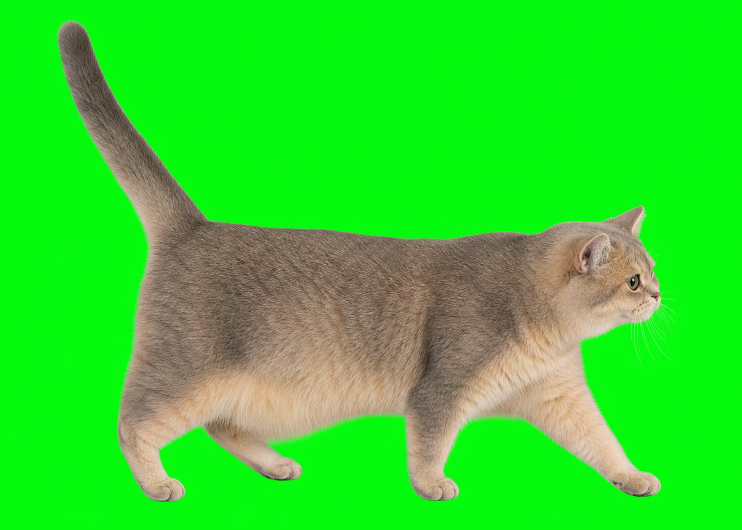
#> input picture xiaohou/generated_sources/rotoscope/appearance_master.png, 1484 x 1060 px (shown at 1/2 size)
$ python render_xiaohou_rotoscope.py
#> lines starting #> are read from the running program, lines starting #| are printed output that depends on the picture; after the words box and inside, x2 and y2 are one past the last pixel; in counts of white or black regions, pixels touching at a corner belong together
#!/usr/bin/env python3
from __future__ import annotations

import argparse
import shutil
from pathlib import Path

from PIL import Image, ImageChops, ImageEnhance, ImageFilter, ImageOps


ROOT = Path(__file__).resolve().parents[1]
DEFAULT_REFERENCE = ROOT / "xiaohou" / "example" / "IMG_5056.GIF"
DEFAULT_MASTER = ROOT / "xiaohou" / "generated_sources" / "rotoscope" / "appearance_master.png"
DEFAULT_OUTPUT = ROOT / "xiaohou" / "generated_sources" / "rotoscope" / "rendered"
OUTPUT_SIZE = (256, 192)
INSTALL_DIRS = (
    ROOT / "xiaohou" / "cat_pack" / "xiaohou" / "animations" / "walk",
    ROOT / "DockCatApp" / "DockCat" / "Resources" / "DefaultCat" / "animations" / "walk-xiaohou",
)


def sample_reference_indices(source_count: int, output_count: int) -> list[int]:
    if source_count < output_count:
        raise ValueError("reference must contain at least as many frames as the output")
    if output_count < 2:
        raise ValueError("output must contain at least two frames")
    return [round(index * (source_count - 1) / (output_count - 1)) for index in range(output_count)]


def _reference_alpha(frame: Image.Image) -> Image.Image:
    rgb = frame.convert("RGB")
    background = rgb.getpixel((0, 0))
    red, green, blue = rgb.split()
    background_red = Image.new("L", rgb.size, background[0])
    background_green = Image.new("L", rgb.size, background[1])
    background_blue = Image.new("L", rgb.size, background[2])
    delta = ImageChops.lighter(
        ImageChops.difference(red, background_red),
        ImageChops.lighter(
            ImageChops.difference(green, background_green),
            ImageChops.difference(blue, background_blue),
        ),
    )
    return delta.point(lambda value: max(0, min(255, round((value - 8) * 255 / 45))))


def reference_subject_mask(frame: Image.Image) -> Image.Image:
    return _reference_alpha(frame).point(lambda value: 255 if value >= 96 else 0)


def _fit_to_canvas(
    image: Image.Image,
    size: tuple[int, int],
    resample: Image.Resampling,
) -> Image.Image:
    scale = min(size[0] / image.width, size[1] / image.height)
    resized = image.resize(
        (max(1, round(image.width * scale)), max(1, round(image.height * scale))),
        resample,
    )
    fill = 0 if image.mode == "L" else (0, 0, 0, 0)
    canvas = Image.new(image.mode, size, fill)
    canvas.paste(resized, ((size[0] - resized.width) // 2, (size[1] - resized.height) // 2))
    return canvas


def fit_mask_to_canvas(mask: Image.Image, size: tuple[int, int]) -> Image.Image:
    fitted = _fit_to_canvas(mask.convert("L"), size, Image.Resampling.NEAREST)
    return fitted.point(lambda value: 255 if value >= 96 else 0)


def _reference_body_mask(frame: Image.Image, subject_alpha: Image.Image) -> Image.Image:
    rgb = frame.convert("RGB")
    red, green, _ = rgb.split()
    red_gate = red.point(lambda value: 255 if value >= 140 else 0)
    green_gate = green.point(lambda value: 255 if value >= 150 else 0)
    return ImageChops.darker(subject_alpha, ImageChops.darker(red_gate, green_gate))


def _key_master(master: Image.Image) -> Image.Image:
    rgba = master.convert("RGBA")
    red, green, blue, source_alpha = rgba.split()
    dominance = ImageChops.subtract(green, ImageChops.lighter(red, blue))
    keyed_alpha = dominance.point(
        lambda value: 0 if value >= 70 else (255 if value <= 18 else round((70 - value) * 255 / 52))
    )
    rgba.putalpha(ImageChops.darker(source_alpha, keyed_alpha))

    pixels = rgba.load()
    for y in range(rgba.height):
        for x in range(rgba.width):
            red_value, green_value, blue_value, alpha_value = pixels[x, y]
            if alpha_value and green_value > max(red_value, blue_value):
                pixels[x, y] = (red_value, max(red_value, blue_value), blue_value, alpha_value)
    return rgba.crop(rgba.getchannel("A").getbbox())


def _coat_field(master: Image.Image, size: tuple[int, int]) -> Image.Image:
    width, height = master.size
    torso = master.crop(
        (round(width * 0.22), round(height * 0.43), round(width * 0.64), round(height * 0.72))
    ).convert("RGB")
    field = ImageOps.fit(torso, size, method=Image.Resampling.LANCZOS)
    field = ImageEnhance.Color(field).enhance(0.82)

    golden = Image.new("RGBA", size, (211, 178, 128, 0))
    golden_alpha = Image.new("L", size)
    golden_pixels = golden_alpha.load()
    for y in range(size[1]):
        normalized_y = y / max(1, size[1] - 1)
        amount = max(0.0, min(1.0, (normalized_y - 0.42) / 0.48))
        for x in range(size[0]):
            normalized_x = x / max(1, size[0] - 1)
            face_warmth = max(0.0, min(1.0, (normalized_x - 0.70) / 0.25))
            golden_pixels[x, y] = round(72 * max(amount, face_warmth * 0.65))
    golden.putalpha(golden_alpha)
    return Image.alpha_composite(field.convert("RGBA"), golden)


def _despill(image: Image.Image) -> Image.Image:
    result = image.convert("RGBA")
    pixels = result.load()
    for y in range(result.height):
        for x in range(result.width):
            red, green, blue, alpha = pixels[x, y]
            if alpha and green > max(red, blue) + 8:
                pixels[x, y] = (red, max(red, blue) + 8, blue, alpha)
    return result


def render_frame(reference_frame: Image.Image, keyed_master: Image.Image) -> Image.Image:
    subject_alpha = _reference_alpha(reference_frame)
    subject_box = reference_subject_mask(reference_frame).getbbox()
    if subject_box is None:
        raise ValueError("reference frame has no subject")

    x0, y0, x1, y1 = subject_box
    mapped_master = keyed_master.resize((x1 - x0, y1 - y0), Image.Resampling.LANCZOS)
    mapped_layer = Image.new("RGBA", reference_frame.size, (0, 0, 0, 0))
    mapped_layer.alpha_composite(mapped_master, (x0, y0))

    field = _coat_field(keyed_master, reference_frame.size)
    canvas = Image.new("RGBA", reference_frame.size, (0, 0, 0, 0))
    canvas.paste(field, (0, 0), subject_alpha)

    body_mask = _reference_body_mask(reference_frame, subject_alpha)
    body_mask = ImageChops.darker(body_mask.filter(ImageFilter.GaussianBlur(5)), subject_alpha)
    body_alpha = ImageChops.darker(mapped_layer.getchannel("A"), body_mask)
    mapped_layer.putalpha(body_alpha)
    canvas = Image.alpha_composite(canvas, mapped_layer)

    far_limb_mask = ImageChops.subtract(subject_alpha, body_mask).filter(ImageFilter.GaussianBlur(1))
    depth = Image.new("RGBA", reference_frame.size, (67, 60, 52, 0))
    depth.putalpha(far_limb_mask.point(lambda value: round(value * 0.10)))
    canvas = Image.alpha_composite(canvas, depth)
    canvas.putalpha(subject_alpha)
    return _despill(canvas)


def render_sequence(
    reference_path: Path,
    master_path: Path,
    frame_count: int = 24,
    output_size: tuple[int, int] = OUTPUT_SIZE,
) -> tuple[list[Image.Image], list[int]]:
    keyed_master = _key_master(Image.open(master_path))
    frames: list[Image.Image] = []
    with Image.open(reference_path) as reference:
        source_indices = sample_reference_indices(reference.n_frames, frame_count)
        for source_index in source_indices:
            reference.seek(source_index)
            reference_frame = reference.convert("RGB")
            rendered = render_frame(reference_frame, keyed_master)
            fitted = _fit_to_canvas(rendered, output_size, Image.Resampling.LANCZOS)
            fitted.putalpha(fit_mask_to_canvas(reference_subject_mask(reference_frame), output_size))
            frames.append(fitted)
    return frames, source_indices


def save_frames(frames: list[Image.Image], output_dir: Path) -> None:
    output_dir.mkdir(parents=True, exist_ok=True)
    for old_frame in output_dir.glob("walk_*.png"):
        old_frame.unlink()
    for index, frame in enumerate(frames, start=1):
        frame.save(output_dir / f"walk_{index:02d}.png", optimize=True)


def save_preview(frames: list[Image.Image], output_path: Path) -> None:
    paletted = []
    for frame in frames:
        converted = frame.convert("P", palette=Image.Palette.ADAPTIVE, colors=255)
        transparent = frame.getchannel("A").point(lambda value: 255 if value < 96 else 0)
        converted.paste(255, transparent)
        converted.info["transparency"] = 255
        paletted.append(converted)
    paletted[0].save(
        output_path,
        save_all=True,
        append_images=paletted[1:],
        duration=42,
        loop=0,
        disposal=2,
        transparency=255,
    )


def install_frames(output_dir: Path) -> None:
    names = [f"walk_{index:02d}.png" for index in range(1, 25)]
    for destination in INSTALL_DIRS:
        destination.mkdir(parents=True, exist_ok=True)
        for old_frame in destination.glob("walk_*.png"):
            old_frame.unlink()
        for name in names:
            shutil.copy2(output_dir / name, destination / name)


def main() -> None:
    parser = argparse.ArgumentParser(description="Render Xiaohou using the supplied reference gait")
    parser.add_argument("--reference", type=Path, default=DEFAULT_REFERENCE)
    parser.add_argument("--master", type=Path, default=DEFAULT_MASTER)
    parser.add_argument("--output", type=Path, default=DEFAULT_OUTPUT)
    parser.add_argument("--install", action="store_true")
    args = parser.parse_args()

    frames, _ = render_sequence(args.reference, args.master)
#> in _key_master, `red, green, blue, source_alpha = rgba.split()`: source_alpha: PIL image 1484x1060 L; every value is 255
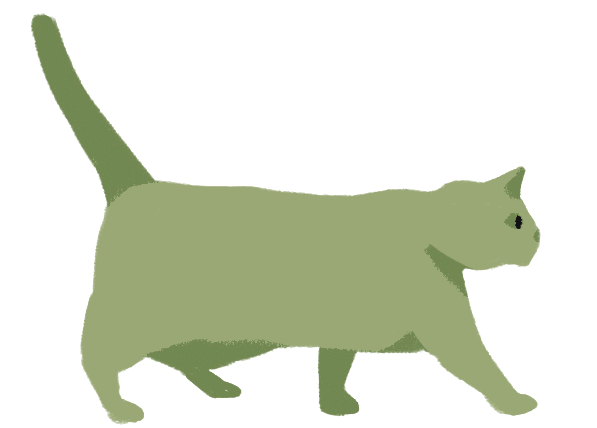
#> input picture xiaohou/example/IMG_5056.GIF, 597 x 428 px
#> in render_sequence, reference is the input picture: PIL image 597x428 P; mean R, G, B, A 201.1, 210.1, 180.6, 84.7
#> in render_sequence, `source_indices = sample_reference_indices(reference.n_frames, frame_co..`: source_indices = [0, 1, 2, 3, 4, 5, 6, 7, 8, 9, 10, 11, 13, 14, 15, 16, 17, 18, 19, 20, 21, 22, 23, 24]
#> the loop in render_sequence, `for source_index in source_indices:` made 24 passes
#> (x0 in render_frame, y0 in render_frame, x1 in render_frame, y1 in render_frame) on passes 1 to 12: (30, 13, 541, 425), (39, 10, 547, 422), (36, 11, 548, 422), (41, 12, 560, 422), (34, 16, 549, 424), (40, 20, 558, 423), (39, 19, 565, 424), (31, 24, 553, 423), (30, 23, 558, 418), (27, 23, 562, 416), (18, 25, 553, 415), (18, 23, 557, 418)
#> pass 1, in _reference_alpha, `red, green, blue = rgb.split()`:
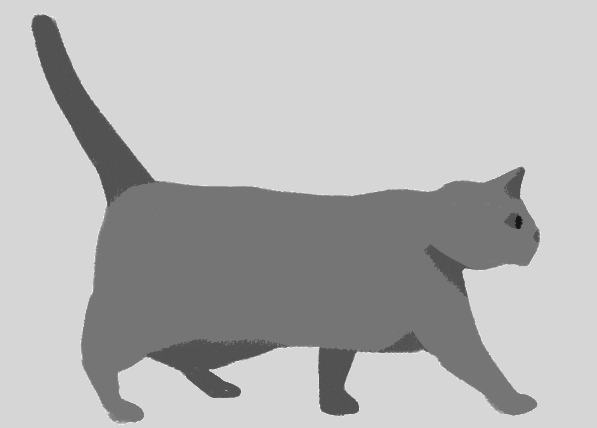
#> blue: PIL image 597x428 L; min 22, max 246, mean 180.6
#> after the loop in render_sequence, `for source_index in source_indices:`:
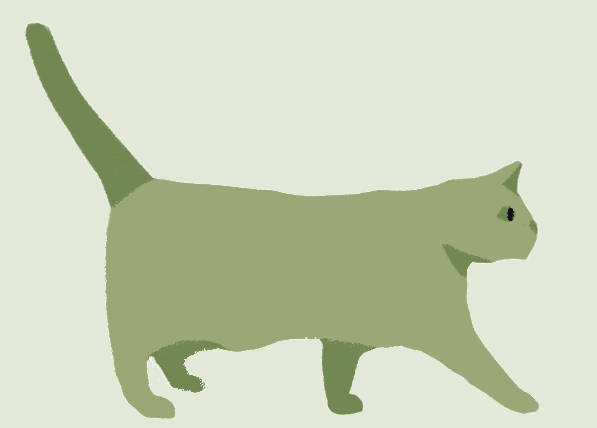
#> reference_frame: PIL image 597x428 RGB; mean R, G, B 202.9, 211.6, 182.8
#> after the loop in render_sequence, `for source_index in source_indices:`:
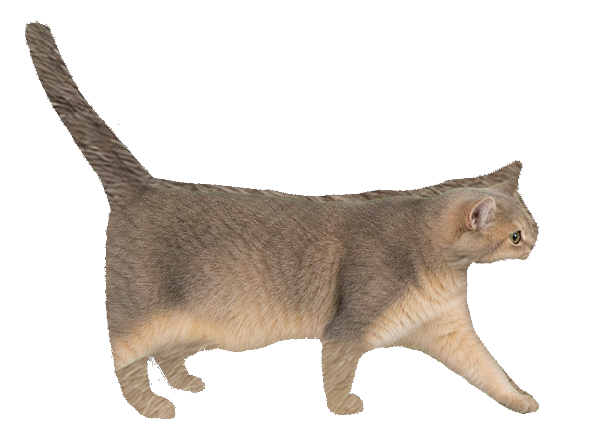
#> rendered: PIL image 597x428 RGBA; mean R, G, B, A 47, 40.1, 33.6, 78.6; transparent parts drawn white
#> after the loop in render_sequence, `for source_index in source_indices:`: frames = 24 items
#> frames = 24 items
    save_frames(frames, args.output)
#> the loop in save_frames, `for index, frame in enumerate(frames, start=1):` made 24 passes
#> pass 1, in save_frames, `frame.save(output_dir / f"walk_{index:02d}.png", optimize=True)`:
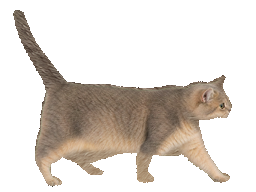
#> saved as walk_01.png: PIL image 256x192 RGBA; mean R, G, B, A 51.3, 43.8, 36.7, 80.2; transparent parts drawn white
    save_preview(frames, args.output / "xiaohou_walk_preview.gif")
#> the loop in save_preview, `for frame in frames:` made 24 passes
#> pass 1, in save_preview, `converted = frame.convert("P", palette=Image.Palette.ADAPTIVE, colors=..`:
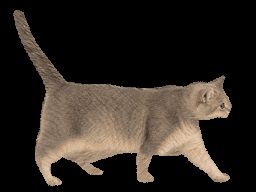
#> converted: PIL image 256x192 P; mean R, G, B 47.1, 40.2, 33.6
#> pass 2, in save_preview, `transparent = frame.getchannel("A").point(lambda value: 255 if value <..`:
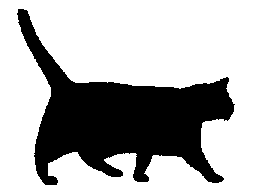
#> transparent: PIL image 256x192 L; 68.7% white; 1 black region, box (x1, y1, x2, y2) and area: (17, 9, 235, 185) 15368
#> after the loop in save_preview, `for frame in frames:`: converted.info = {'transparency': 255}; paletted = 24 items
    if args.install:
        install_frames(args.output)


if __name__ == "__main__":
    main()
